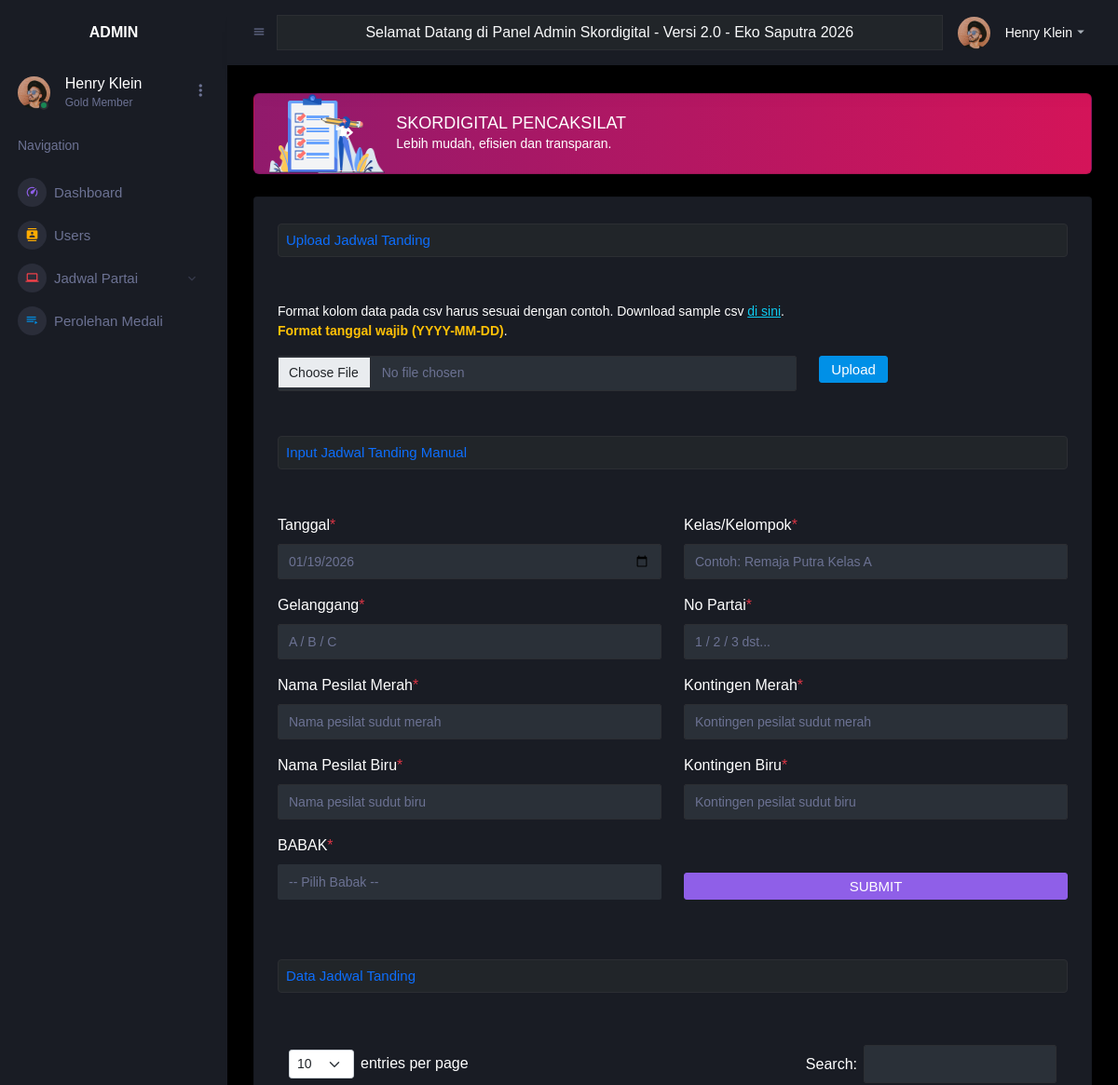
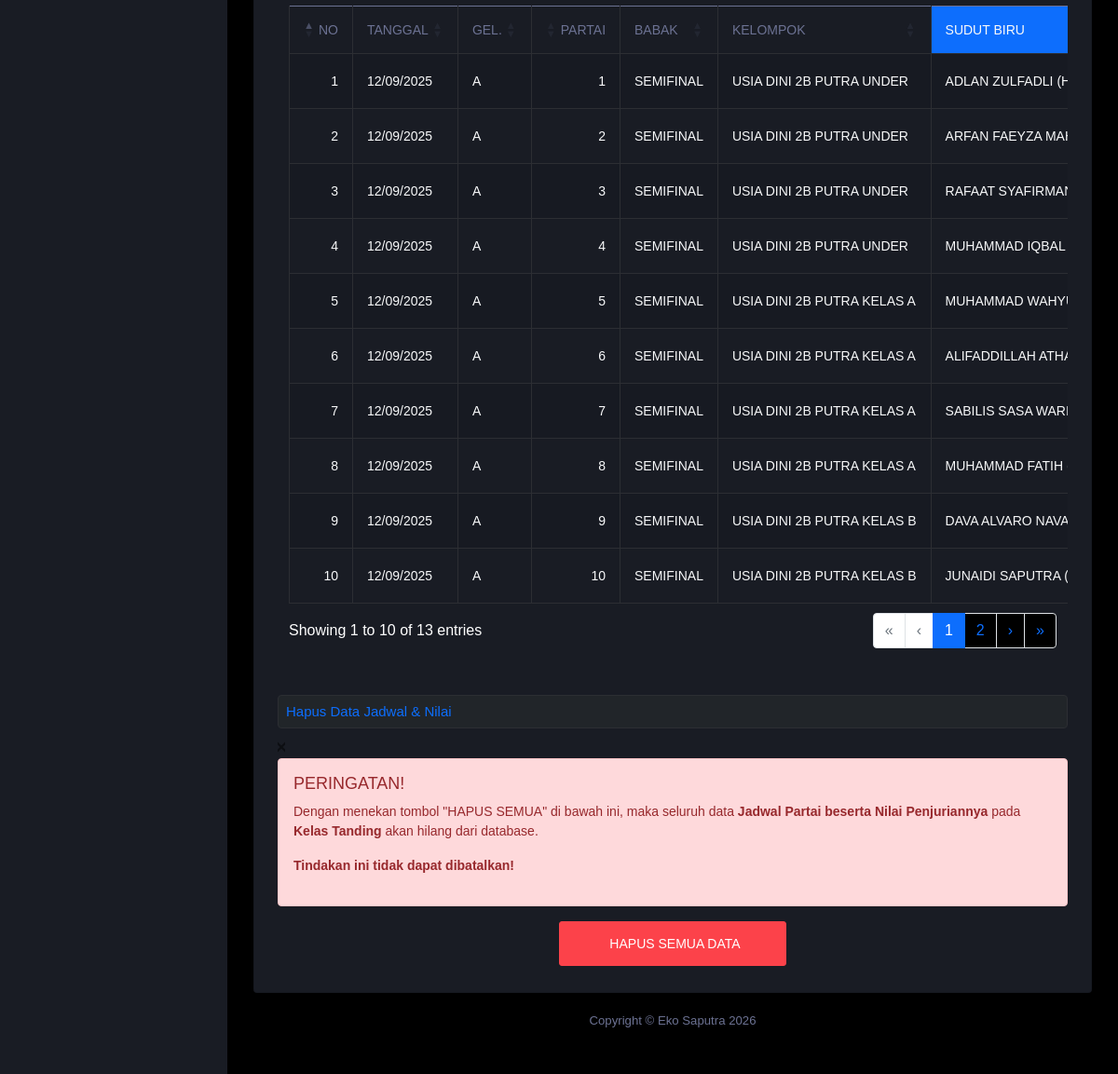
Page /admin/index.php?page=tambah_jadwal on the committed database (2 pictures, top to bottom).
### tables this page shows
CREATE TABLE `jadwal_tanding` (
  `id_partai` int(11) NOT NULL,
  `tgl` date NOT NULL,
  `kelas` varchar(55) NOT NULL,
  `gelanggang` varchar(2) NOT NULL,
  `partai` varchar(4) NOT NULL,
  `nm_biru` varchar(55) NOT NULL,
  `kontingen_biru` varchar(55) NOT NULL,
  `nm_merah` varchar(55) NOT NULL,
  `kontingen_merah` varchar(55) NOT NULL,
  `status` varchar(55) NOT NULL DEFAULT '-',
  `skor_biru` int(11) DEFAULT NULL,
  `skor_merah` int(11) DEFAULT NULL,
  `pemenang` varchar(150) NOT NULL DEFAULT '-',
  `babak` varchar(55) DEFAULT NULL,
  `id_bagan` int(11) DEFAULT NULL,
  `bagan` varchar(255) DEFAULT NULL,
  `medali` varchar(2) NOT NULL DEFAULT '0',
  `aktif` varchar(2) NOT NULL DEFAULT '0',
  `grup` varchar(255) DEFAULT NULL
);

### admin/pages/tambah_jadwal.php (the view, shortened to what this page needs)
<div class="row">
    <div class="col-12 text-light">
        <div class="card">
            <div class="card-body">
                <?php
                include("includes/connection.php");
                $sqljadwal = "SELECT * FROM jadwal_tanding ORDER BY id_partai ASC";
                $jadwal_tanding = mysqli_query($koneksi, $sqljadwal);
                ?>
                <link rel="stylesheet" href="https://cdn.jsdelivr.net/npm/sweetalert2@11/dist/sweetalert2.min.css">
                <div class="row-fluid sortable">
                    <div class="box span12">
                        <div class="box-header" data-original-title>
                            <h6 class="rounded p-2 bg-dark border border-1 border-muted text-primary mb-5"><i class="halflings-icon white download"></i><span class="break"></span>Upload Jadwal Tanding</h6>
                        </div>
                        <div class="box-content">
                            <form enctype='multipart/form-data' action='' method='post' id="uploadForm">
                                <div class="mb-3">
                                    <p>
                                        Format kolom data pada csv harus sesuai dengan contoh.
                                        Download sample csv <a href="sample_jadwal.csv" class="text-info">di sini</a>.
                                        <br><strong class="text-warning">Format tanggal wajib (YYYY-MM-DD)</strong>.
                                    </p>
                                </div>
                                <div class="row">
                                    <div class="col-md-8">
                                        <input type='file' name='filename' id='filename' class="form-control text-muted" accept=".csv" required>
                                    </div>
                                    <div class="col-md-4">
                                        <input type='submit' name='submit' class='btn btn-primary' value='Upload'>
                                    </div>
                                </div>
                            </form>
                        </div>
                    </div>
                </div>
                <div class="row-fluid sortable">
                    <div class="box span12">
                        <div class="box-header" data-original-title>
                            <div class="box-header" data-original-title>
                                <h6 class="rounded p-2 bg-dark border border-1 border-muted text-primary my-5"><i class="halflings-icon white download"></i><span class="break"></span>Input Jadwal Tanding Manual</h6>
                            </div>
                        </div>
                        <div class="box-content">
                            <form class="form-horizontal" method="post" action="pages/proses/post_jadwal_tanding.php" id="manualForm">
                                <div class="row">
                                    <div class="col-md-6 mb-3">
                                        <label class="form-label">Tanggal<span class="text-danger">*</span></label>
                                        <input type="date" name="tgl" id="tgl" class="form-control text-muted" value="<?php echo date('Y-m-d'); ?>" required>
                                    </div>
                                    <div class="col-md-6 mb-3">
                                        <label class="form-label">Kelas/Kelompok<span class="text-danger">*</span></label>
                                        <input type="text" name="kelas" id="kelas" class="form-control text-muted" maxlength="35" placeholder="Contoh: Remaja Putra Kelas A" required>
                                    </div>
                                </div>
                                <div class="row">
                                    <div class="col-md-6 mb-3">
                                        <label class="form-label">Gelanggang<span class="text-danger">*</span></label>
                                        <input type="text" name="gelanggang" id="gelanggang" class="form-control text-muted" maxlength="35" placeholder="A / B / C" required>
                                    </div>
                                    <div class="col-md-6 mb-3">
                                        <label class="form-label">No Partai<span class="text-danger">*</span></label>
                                        <input type="number" name="nopartai" id="nopartai" class="form-control text-muted" placeholder="1 / 2 / 3 dst..." min="1" required>
                                    </div>
                                </div>
                                <div class="row">
                                    <div class="col-md-6 mb-3">
                                        <label class="form-label">Nama Pesilat Merah<span class="text-danger">*</span></label>
                                        <input type="text" name="nm_merah" id="nm_merah" class="form-control text-muted" maxlength="55" placeholder="Nama pesilat sudut merah" required>
                                    </div>
                                    <div class="col-md-6 mb-3">
                                        <label class="form-label">Kontingen Merah<span class="text-danger">*</span></label>
                                        <input type="text" name="kont_merah" id="kont_merah" class="form-control text-muted" maxlength="55" placeholder="Kontingen pesilat sudut merah" required>
                                    </div>
                                </div>
                                <div class="row">
                                    <div class="col-md-6 mb-3">
                                        <label class="form-label">Nama Pesilat Biru<span class="text-danger">*</span></label>
                                        <input type="text" name="nm_biru" id="nm_biru" class="form-control text-muted" maxlength="55" placeholder="Nama pesilat sudut biru" required>
                                    </div>
                                    <div class="col-md-6 mb-3">
                                        <label class="form-label">Kontingen Biru<span class="text-danger">*</span></label>
                                        <input type="text" name="kont_biru" id="kont_biru" class="form-control text-muted" maxlength="55" placeholder="Kontingen pesilat sudut biru" required>
                                    </div>
                                </div>
                                <div class="row">
                                    <div class="col-md-6 mb-3">
                                        <label class="form-label">BABAK<span class="text-danger">*</span></label>
                                        <select name="babak" id="babak" class="form-control text-muted" required>
                                            <option value="">-- Pilih Babak --</option>
                                        </select>
                                    </div>
                                    <div class="col-md-6 mb-3 d-flex align-items-end">
                                        <button type="submit" class="btn btn-info w-100">SUBMIT</button>
                                    </div>
                                </div>
                            </form>
                        </div>
                    </div>
                </div>
                <div class="row-fluid sortable">
                    <div class="box span12">
                        <div class="box-header" data-original-title>
                            <div class="box-header" data-original-title>
                                <h6 class="rounded p-2 bg-dark border border-1 border-muted text-primary my-5"><i class="halflings-icon white download"></i><span class="break"></span>Data Jadwal Tanding</h6>
                            </div>
                        </div>
                        <div class="box-content">
                            <div class="table-responsive">
                                <table class="table table-striped table-bordered bootstrap-datatable datatable">
                                    <thead>
                                        <tr>
                                            <th>NO</th>
                                            <th>TANGGAL</th>
                                            <th>GEL.</th>
                                            <th>PARTAI</th>
                                            <th>BABAK</th>
                                            <th>KELOMPOK</th>
                                            <th class="bg-primary text-light">SUDUT BIRU</th>
                                        </tr>
                                    </thead>
                                    <tbody>
                                        <?php
                                        $no = 0;
                                        if (mysqli_num_rows($jadwal_tanding) > 0) {
                                            while ($jadwal = mysqli_fetch_array($jadwal_tanding)) {
                                                $no++;
                                        ?>
                                                <tr>
                                                    <td class="text-light"><?php echo $no; ?></td>
                                                    <td class="text-light text-uppercase"><?php echo date('d/m/Y', strtotime($jadwal['tgl'])); ?></td>
                                                    <td class="text-light text-uppercase"><?php echo htmlspecialchars($jadwal['gelanggang']); ?></td>
                                                    <td class="text-light text-uppercase"><?php echo htmlspecialchars($jadwal['partai']); ?></td>
                                                    <td class="text-light text-uppercase"><?php echo htmlspecialchars($jadwal['babak']); ?></td>
                                                    <td class="text-light text-uppercase"><?php echo htmlspecialchars($jadwal['kelas']); ?></td>
                                                    <td class="text-light text-uppercase"><?php echo htmlspecialchars($jadwal['nm_biru']) . " - " . htmlspecialchars($jadwal['kontingen_biru']); ?></td>
                                                </tr>
                                            <?php
                                            }
                                        } else {
                                            ?>
                                            <tr>
                                                <td colspan="10" class="text-center">Tidak ada data jadwal tanding</td>
                                            </tr>
                                        <?php } ?>
                                    </tbody>
                                </table>
                            </div>
                        </div>
                    </div>
                </div>
                <div class="row-fluid sortable">
                    <div class="box span12">
                        <div class="box-header" data-original-title>
                            <div class="box-header" data-original-title>
                                <h6 class="rounded p-2 bg-dark border border-1 border-muted text-primary mt-5"><i class="halflings-icon white download"></i><span class="break"></span>Hapus Data Jadwal & Nilai</h6>
                            </div>
                            <div class="box-icon">
                                <a href="#" class="btn-close"><i class="halflings-icon white remove"></i></a>
                            </div>
                        </div>
                        <div class="box-content">
                            <form class="form-horizontal" method="post" action="pages/proses/clear_jadwal_tanding.php" id="deleteAllForm">
                                <div class="alert alert-danger">
                                    <h4><i class="icon-warning-sign"></i> PERINGATAN!</h4>
                                    <p>Dengan menekan tombol "HAPUS SEMUA" di bawah ini, maka seluruh data <b>Jadwal Partai beserta Nilai Penjuriannya</b> pada <b>Kelas Tanding</b> akan hilang dari database.</p>
                                    <p><strong>Tindakan ini tidak dapat dibatalkan!</strong></p>
                                </div>
                                <div class="text-center">
                                    <button type="submit" class="btn btn-danger btn-lg" id="btnDeleteAll">
                                        <i class="halflings-icon white trash"></i> HAPUS SEMUA DATA
                                    </button>
                                </div>
                            </form>
                        </div>
                    </div>
                </div>
            </div>
        </div>
    </div>
</div>

### admin/pages/tambah_jadwal.php (style rules this page uses)
.form-label .text-danger { color: #dc3545; }

### rows in the picture
jadwal_tanding: tgl "12/09/2025", gelanggang "A", partai "1", babak "SEMIFINAL", kelas "USIA DINI 2B PUTRA UNDER", nm_biru "ADLAN ZULFADLI…"
jadwal_tanding: tgl "12/09/2025", gelanggang "A", partai "2", babak "SEMIFINAL", kelas "USIA DINI 2B PUTRA UNDER", nm_biru "ARFAN FAEYZA…"
jadwal_tanding: tgl "12/09/2025", gelanggang "A", partai "3", babak "SEMIFINAL", kelas "USIA DINI 2B PUTRA UNDER", nm_biru "RAFAAT…"
jadwal_tanding: tgl "12/09/2025", gelanggang "A", partai "4", babak "SEMIFINAL", kelas "USIA DINI 2B PUTRA UNDER", nm_biru "MUHAMMAD IQBAL…"
jadwal_tanding: tgl "12/09/2025", gelanggang "A", partai "5", babak "SEMIFINAL", kelas "USIA DINI 2B PUTRA KELAS A", nm_biru "MUHAMMAD…"
jadwal_tanding: tgl "12/09/2025", gelanggang "A", partai "6", babak "SEMIFINAL", kelas "USIA DINI 2B PUTRA KELAS A", nm_biru "ALIFADDILLAH…"
jadwal_tanding: tgl "12/09/2025", gelanggang "A", partai "7", babak "SEMIFINAL", kelas "USIA DINI 2B PUTRA KELAS A", nm_biru "SABILIS SASA…"
jadwal_tanding: tgl "12/09/2025", gelanggang "A", partai "8", babak "SEMIFINAL", kelas "USIA DINI 2B PUTRA KELAS A", nm_biru "MUHAMMAD FATIH…"
jadwal_tanding: tgl "12/09/2025", gelanggang "A", partai "9", babak "SEMIFINAL", kelas "USIA DINI 2B PUTRA KELAS B", nm_biru "DAVA ALVARO…"
jadwal_tanding: tgl "12/09/2025", gelanggang "A", partai "10", babak "SEMIFINAL", kelas "USIA DINI 2B PUTRA KELAS B", nm_biru "JUNAIDI SAPUTRA…"
